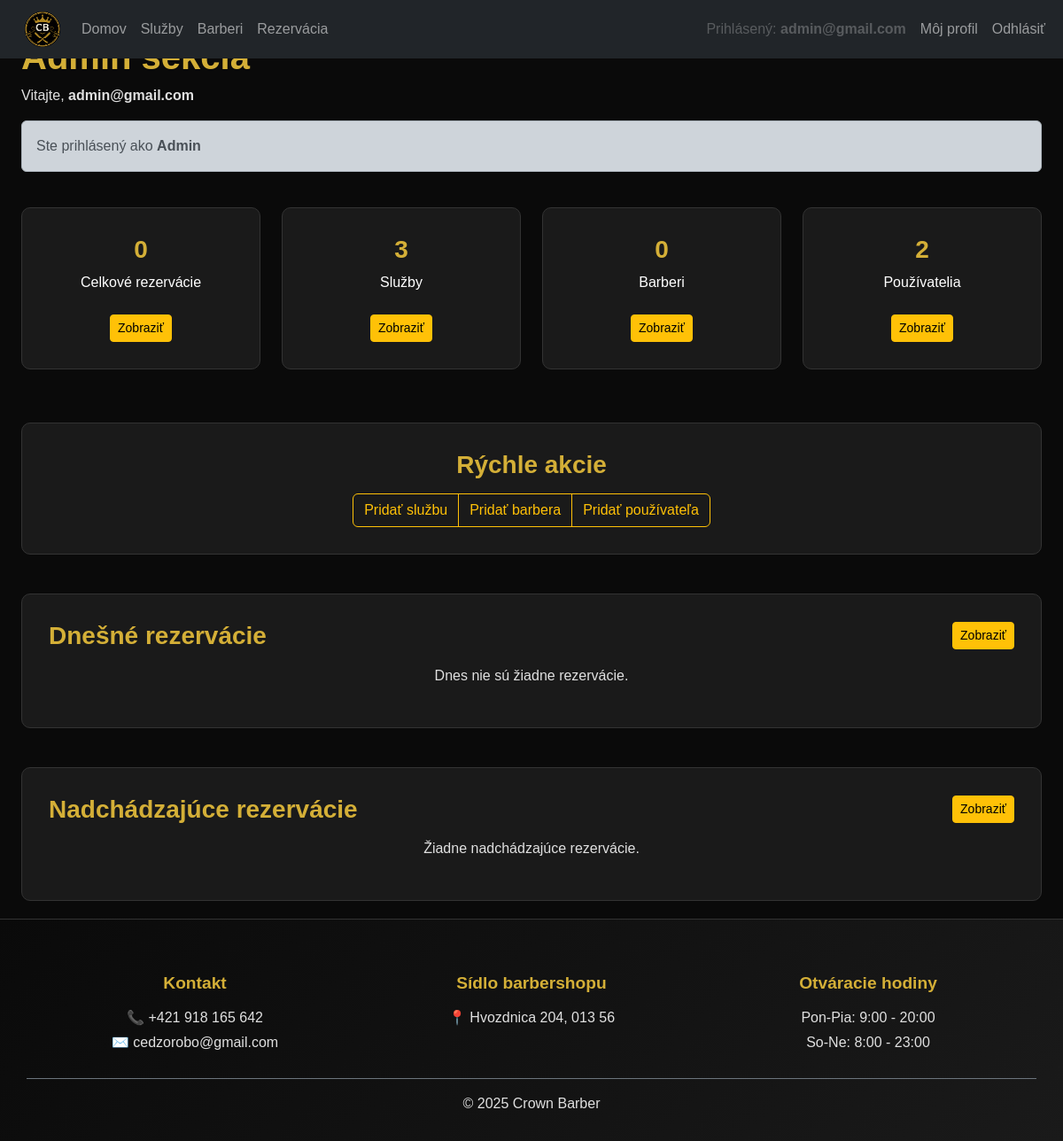
Screenshot of /?c=admin (signed in) with the database file from the repository.
### tables this page shows
CREATE TABLE `users` (
                         `id` int(11) NOT NULL AUTO_INCREMENT,
                         `fullname` varchar(100) NOT NULL,
                         `email` varchar(200) NOT NULL,
                         `password` varchar(255) NOT NULL,
                         `phone` varchar(13) DEFAULT NULL,
                         `permissions` int(1) NOT NULL,
                         `created_at` datetime NOT NULL DEFAULT current_timestamp(),
                         `last_login` datetime DEFAULT NULL,
                         PRIMARY KEY (`id`)
);

### App/Views/Admin/index.view.php (the view, shortened to what the rows shown need)
<div class="container-fluid mt-4">
    <div class="row mb-4">
        <div class="col-12">
            <h1 class="cb-gold-text">Admin sekcia</h1>
            <p class="cb-text-muted">Vitajte, <strong><?= htmlspecialchars($user->getEmail()) ?></strong></p>
        </div>
    </div>
    <div class="row mb-4">
        <div class="col-md-3 mb-3">
            <div class="cb-dark-card text-center">
                <h3 class="cb-gold-text"><?= $totalReservations ?></h3>
                <p>Celkové rezervácie</p>
                <a href="<?= $link->url('admin.showReservations') ?>" class="btn btn-warning btn-sm mt-2">
                    <i class="bi bi-list"></i> Zobraziť
                </a>
            </div>
        </div>
        <div class="col-md-3 mb-3">
            <div class="cb-dark-card text-center">
                <h3 class="cb-gold-text"><?= $totalBarbers ?></h3>
                <p>Barberi</p>
                <a href="<?= $link->url('admin.barbers') ?>" class="btn btn-warning btn-sm mt-2">
                    <i class="bi bi-list"></i> Zobraziť
                </a>
            </div>
        </div>
        <div class="col-md-3 mb-3">
            <div class="cb-dark-card text-center">
                <h3 class="cb-gold-text"><?= $totalUsers ?></h3>
                <p>Používatelia</p>
                <a href="<?= $link->url('admin.users') ?>" class="btn btn-warning btn-sm mt-2">
                    <i class="bi bi-list"></i> Zobraziť
                </a>
            </div>
        </div>
    </div>
</div>

### App/Views/Layouts/root.layout.view.php (shortened to what the rows shown need)
<!DOCTYPE html>
<html lang="sk">
<head>
    <link href="https://cdn.jsdelivr.net/npm/bootstrap@5.3.2/dist/css/bootstrap.min.css" rel="stylesheet"
>
    <link rel="stylesheet" href="<?= $link->asset('css/styl.css') ?>">
</head>
<body class="d-flex flex-column min-vh-100 cb-dark-theme">
<nav class="navbar navbar-expand-lg navbar-dark bg-dark fixed-top">
    <div class="container-fluid">
        <div class="collapse navbar-collapse" id="navbarMenu">
            <ul class="navbar-nav ms-auto">
                <?php if ($user->isLoggedIn()) { ?>
                    <li class="nav-item d-none d-md-block">
                        <span class="nav-link disabled">
                            Prihlásený: <b><?= htmlspecialchars($user->getEmail()) ?></b></span>
                    </li>
                    <li class="nav-item">
                        <a class="nav-link" href="<?= $link->url('auth.index') ?>">Môj profil</a>
                    </li>
                    <li class="nav-item">
                        <a class="nav-link" href="<?= $link->url('auth.logout') ?>">Odhlásiť</a>
                    </li>
                <?php } else { ?>
                    <li class="nav-item">
                        <a class="nav-link" href="<?= $link->url('auth.login') ?>">Prihlásiť</a>
                    </li>
                <?php } ?>
            </ul>
        </div>
    </div>
</nav>
<div class="container-fluid mt-3">
    <div class="web-content">
        <?= $contentHTML ?>
    </div>
</div>
</body>
</html>

### rows the page displays
users: email "admin@gmail.com"
users: permissions "0", id "2"

### other values shown
$totalServices "3"
